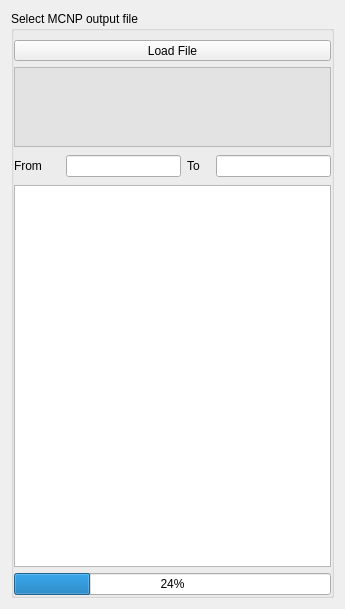
<?xml version="1.0" encoding="UTF-8"?>
<ui version="4.0">
 <class>TaskPanel</class>
 <widget class="QWidget" name="TaskPanel">
  <property name="geometry">
   <rect>
    <x>0</x>
    <y>0</y>
    <width>345</width>
    <height>609</height>
   </rect>
  </property>
  <property name="windowTitle">
   <string>Lost Particle</string>
  </property>
  <layout class="QGridLayout" name="gridLayout">
   <item row="0" column="0">
    <widget class="QGroupBox" name="groupBox">
     <property name="sizePolicy">
      <sizepolicy hsizetype="Preferred" vsizetype="Minimum">
       <horstretch>0</horstretch>
       <verstretch>0</verstretch>
      </sizepolicy>
     </property>
     <property name="title">
      <string>Select MCNP output file</string>
     </property>
     <property name="flat">
      <bool>false</bool>
     </property>
     <property name="checkable">
      <bool>false</bool>
     </property>
     <layout class="QVBoxLayout" name="verticalLayout_6">
      <property name="leftMargin">
       <number>0</number>
      </property>
      <property name="rightMargin">
       <number>0</number>
      </property>
      <property name="bottomMargin">
       <number>0</number>
      </property>
      <item>
       <layout class="QVBoxLayout" name="verLayout">
        <property name="spacing">
         <number>6</number>
        </property>
        <item>
         <layout class="QVBoxLayout" name="vLayout_1" stretch="1,2,0,1,0,5">
          <item>
           <widget class="QToolButton" name="BnLoadFile">
            <property name="sizePolicy">
             <sizepolicy hsizetype="Preferred" vsizetype="Fixed">
              <horstretch>0</horstretch>
              <verstretch>0</verstretch>
             </sizepolicy>
            </property>
            <property name="minimumSize">
             <size>
              <width>0</width>
              <height>0</height>
             </size>
            </property>
            <property name="text">
             <string>Load File</string>
            </property>
           </widget>
          </item>
          <item>
           <widget class="QTextEdit" name="textEditFile">
            <property name="enabled">
             <bool>true</bool>
            </property>
            <property name="maximumSize">
             <size>
              <width>16777215</width>
              <height>80</height>
             </size>
            </property>
            <property name="palette">
             <palette>
              <active>
               <colorrole role="Light">
                <brush brushstyle="SolidPattern">
                 <color alpha="255">
                  <red>255</red>
                  <green>255</green>
                  <blue>255</blue>
                 </color>
                </brush>
               </colorrole>
               <colorrole role="Base">
                <brush brushstyle="SolidPattern">
                 <color alpha="255">
                  <red>227</red>
                  <green>227</green>
                  <blue>227</blue>
                 </color>
                </brush>
               </colorrole>
              </active>
              <inactive>
               <colorrole role="Light">
                <brush brushstyle="SolidPattern">
                 <color alpha="255">
                  <red>255</red>
                  <green>255</green>
                  <blue>255</blue>
                 </color>
                </brush>
               </colorrole>
               <colorrole role="Base">
                <brush brushstyle="SolidPattern">
                 <color alpha="255">
                  <red>227</red>
                  <green>227</green>
                  <blue>227</blue>
                 </color>
                </brush>
               </colorrole>
              </inactive>
              <disabled>
               <colorrole role="Light">
                <brush brushstyle="SolidPattern">
                 <color alpha="255">
                  <red>255</red>
                  <green>255</green>
                  <blue>255</blue>
                 </color>
                </brush>
               </colorrole>
               <colorrole role="Base">
                <brush brushstyle="SolidPattern">
                 <color alpha="255">
                  <red>255</red>
                  <green>255</green>
                  <blue>255</blue>
                 </color>
                </brush>
               </colorrole>
              </disabled>
             </palette>
            </property>
            <property name="autoFillBackground">
             <bool>false</bool>
            </property>
            <property name="readOnly">
             <bool>true</bool>
            </property>
           </widget>
          </item>
          <item>
           <spacer name="verticalSpacer">
            <property name="orientation">
             <enum>Qt::Vertical</enum>
            </property>
            <property name="sizeHint" stdset="0">
             <size>
              <width>20</width>
              <height>2</height>
             </size>
            </property>
           </spacer>
          </item>
          <item>
           <layout class="QHBoxLayout" name="hLayout" stretch="2,5,1,5">
            <item>
             <widget class="QLabel" name="labelStartNo">
              <property name="text">
               <string>From</string>
              </property>
             </widget>
            </item>
            <item>
             <widget class="QLineEdit" name="lineEditStart"/>
            </item>
            <item>
             <widget class="QLabel" name="labelEndNo">
              <property name="text">
               <string>To</string>
              </property>
             </widget>
            </item>
            <item>
             <widget class="QLineEdit" name="lineEditEnd"/>
            </item>
           </layout>
          </item>
          <item>
           <spacer name="verticalSpacer_2">
            <property name="orientation">
             <enum>Qt::Vertical</enum>
            </property>
            <property name="sizeHint" stdset="0">
             <size>
              <width>20</width>
              <height>2</height>
             </size>
            </property>
           </spacer>
          </item>
          <item>
           <layout class="QVBoxLayout" name="vLayout_2">
            <item>
             <widget class="QTreeWidget" name="tree">
              <property name="minimumSize">
               <size>
                <width>0</width>
                <height>350</height>
               </size>
              </property>
              <property name="columnCount">
               <number>0</number>
              </property>
             </widget>
            </item>
           </layout>
          </item>
         </layout>
        </item>
       </layout>
      </item>
      <item>
       <widget class="QProgressBar" name="progressBar">
        <property name="value">
         <number>24</number>
        </property>
       </widget>
      </item>
     </layout>
    </widget>
   </item>
  </layout>
 </widget>
 <resources/>
 <connections/>
</ui>
